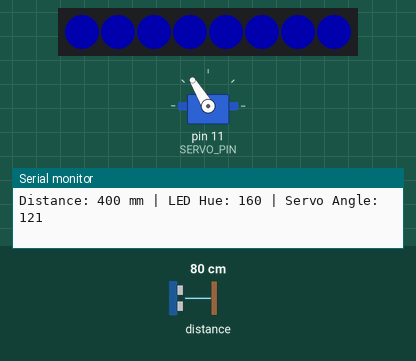
Simulated run of this sketch. Board: Arduino Mega 2560, built with avr-gcc and run on an emulated ATmega2560. Shown: servo, 8 RGB LEDs in strip order, left to right, the last lines printed to the serial monitor. Inputs (shaded band) come from the test bench; at power-on: distance to the obstacle 80 cm. Dim RGB values are drawn brighter than linear.

Above: at 1.22 s.
1.3 s: distance to the obstacle set to 2 cm
At 1.39 s:
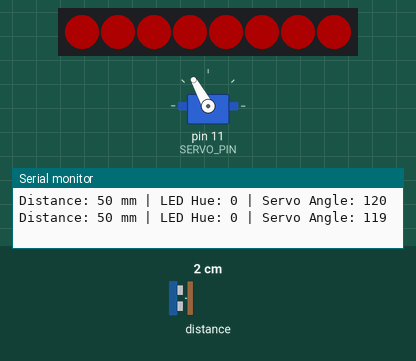
3.0 s: distance to the obstacle set to 18 cm
At 3.08 s:
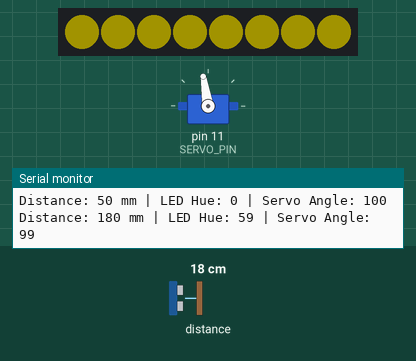
4.8 s: distance to the obstacle set to 35 cm
At 4.86 s:
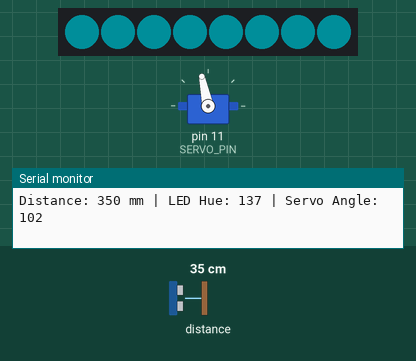
6.6 s: distance to the obstacle set to 60 cm
At 7.48 s:
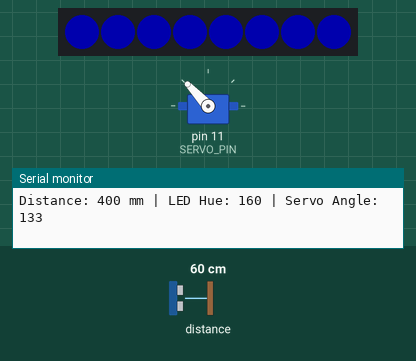
8.3 s: distance to the obstacle set to 9 cm
At 10.7 s:
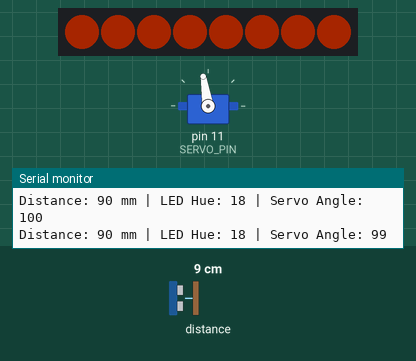
Timing chart, 0 to 12.3 s (numbered marks = the images above; inputs shaded):
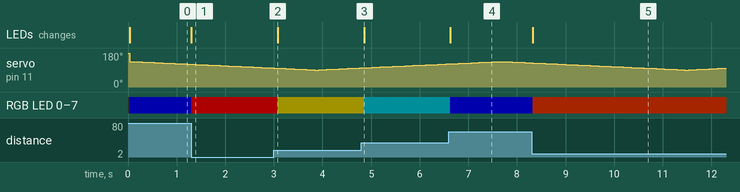

The sketch:

LED_Motor_Distance.ino
```cpp
#include <Wire.h>
#include <VL53L1X.h>
#include <PWMServo.h>
#include <FastLED.h>

// --- PIN DEFINITIONS ---
#define SERVO_PIN 11  // Hardware PWM pin on Arduino Mega for PWMServo
#define LED_PIN 45    // Digital pin for WS2812B data
#define NUM_LEDS 8    // Adjust to match your LED ring

// --- OBJECT INSTANTIATION ---
VL53L1X distanceSensor;
PWMServo myServo;
CRGB leds[NUM_LEDS];

// --- SERVO SWEEP VARIABLES ---
int servoAngle = 180;
int servoStep = -1; // Controls the direction of the sweep

void setup() {
  Serial.begin(115200);
  Wire.begin();
  Wire.setClock(400000); // 400 kHz I2C for the distance sensor

  // 1. Initialize FastLED
  FastLED.addLeds<WS2812B, LED_PIN, GRB>(leds, NUM_LEDS);
  FastLED.setBrightness(50);

  // 2. Initialize PWMServo
  myServo.attach(SERVO_PIN);
  myServo.write(servoAngle); // Start at 180 degrees

  // 3. Initialize VL53L1X Sensor
  distanceSensor.setTimeout(500);
  if (!distanceSensor.init()) {
    Serial.println("Failed to detect and initialize VL53L1X!");
    while (1);
  }
  distanceSensor.setDistanceMode(VL53L1X::Medium);
  distanceSensor.setMeasurementTimingBudget(50000);
  distanceSensor.startContinuous(50);
}

void loop() {
  // --- DISTANCE & LED LOGIC ---
  distanceSensor.read();
  int distance_mm = distanceSensor.ranging_data.range_mm;
  distance_mm = constrain(distance_mm, 50, 400);

  // Map distance to a color hue (0 = Red, 96 = Green, 160 = Blue)
  int ledHue = map(distance_mm, 50, 400, 0, 160);
  fill_solid(leds, NUM_LEDS, CHSV(ledHue, 255, 255));
  FastLED.show();

  // --- GRADUAL SERVO SWEEP LOGIC ---
  // Increment or decrement the angle
  servoAngle += servoStep;

  // Reverse direction if it hits the 90 or 180 boundary
  if (servoAngle <= 90) {
    servoAngle = 90;
    servoStep = 1; // Start moving back up to 180
  } else if (servoAngle >= 135) {
    servoAngle = 135;
    servoStep = -1; // Start moving down to 90
  }

  myServo.write(servoAngle);

  // --- SERIAL MONITOR TROUBLESHOOTING ---
  Serial.print("Distance: ");
  Serial.print(distance_mm);
  Serial.print(" mm | LED Hue: ");
  Serial.print(ledHue);
  Serial.print(" | Servo Angle: ");
  Serial.println(servoAngle);

  // 50ms delay creates a smooth, gradual sweep for the servo
  delay(50);
}
```

Measured:
- after the input at 1.3 s, RGB LED 0–7: RGB(0, 0, 50) → RGB(50, 0, 0) at once; the LEDs: change at once (image 1)
- after the input at 3.0 s, RGB LED 0–7: RGB(50, 0, 0) → RGB(34, 31, 0) after 0.08 s; the LEDs: change after 0.08 s (image 2)
- after the input at 4.8 s, RGB LED 0–7: RGB(34, 31, 0) → RGB(0, 24, 26) after 0.05 s; the LEDs: change after 0.05 s (image 3)
- after the input at 6.6 s, RGB LED 0–7: RGB(0, 24, 26) → RGB(0, 0, 50) at once; the LEDs: change at once (image 4)
- after the input at 8.3 s, RGB LED 0–7: RGB(0, 0, 50) → RGB(41, 9, 0) at once; the LEDs: change at once (image 5)
